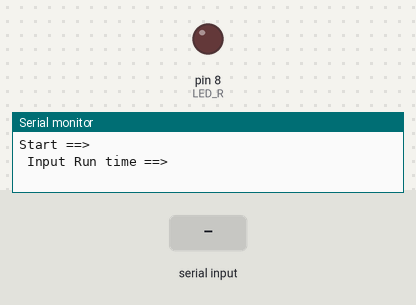
Recording of a sketch running on a simulated Arduino Uno, built with avr-gcc and run on an emulated ATmega328P. Shown: output pins drawn as LEDs (lit = HIGH), the last lines printed to the serial monitor. Dashed ring = blinking. The test bench sets the inputs (shaded band).

Above: at 1.2 s.
1.3 s: "90,45\n" received over Serial
At 1.7 s:
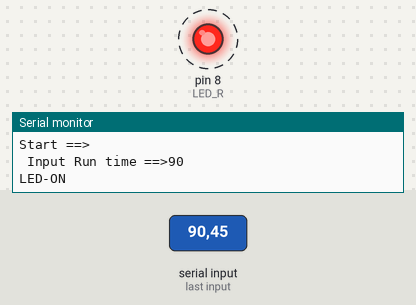
Timing chart, 0 to 10.3 s (numbered marks = the images above; inputs shaded):
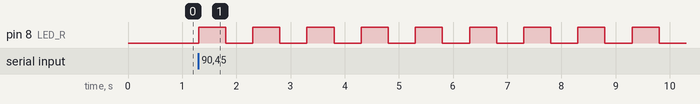

Measured:
- after the input at 1.3 s, pin 8 (LED_R): alternates HIGH for 0.50 s and LOW for 0.50 s, starting at once

The sketch:

8-2.ino
```cpp
int LED_R = 8 ;
int Run  ;

void setup() {
 pinMode(LED_R,OUTPUT);
  // 시리얼 통신 속도 설정 : 속도 9600 bps, 8데이터 비트, 패리티 없음, 한 개의 스톱비트
 Serial.begin(9600) ;
}

void loop() {
   int i;
   Serial.println("Start ==>");
   Serial.print(" Input Run time ==>");
   while(1) { // PC에서 정수 데이터가 전송될때 까지 기다린다.
       if(Serial.available() > 0 ) break;
  }
  Run = Serial.parseInt();
  Serial.println(Run);
  for( i = 0 ; i < Run ; i ++ ) {
            digitalWrite(LED_R,HIGH);
            Serial.println("LED-ON");
            delay(500);

           digitalWrite(LED_R,LOW);
           Serial.println("LED-OFF");
           delay(500);
   }
 }
```
